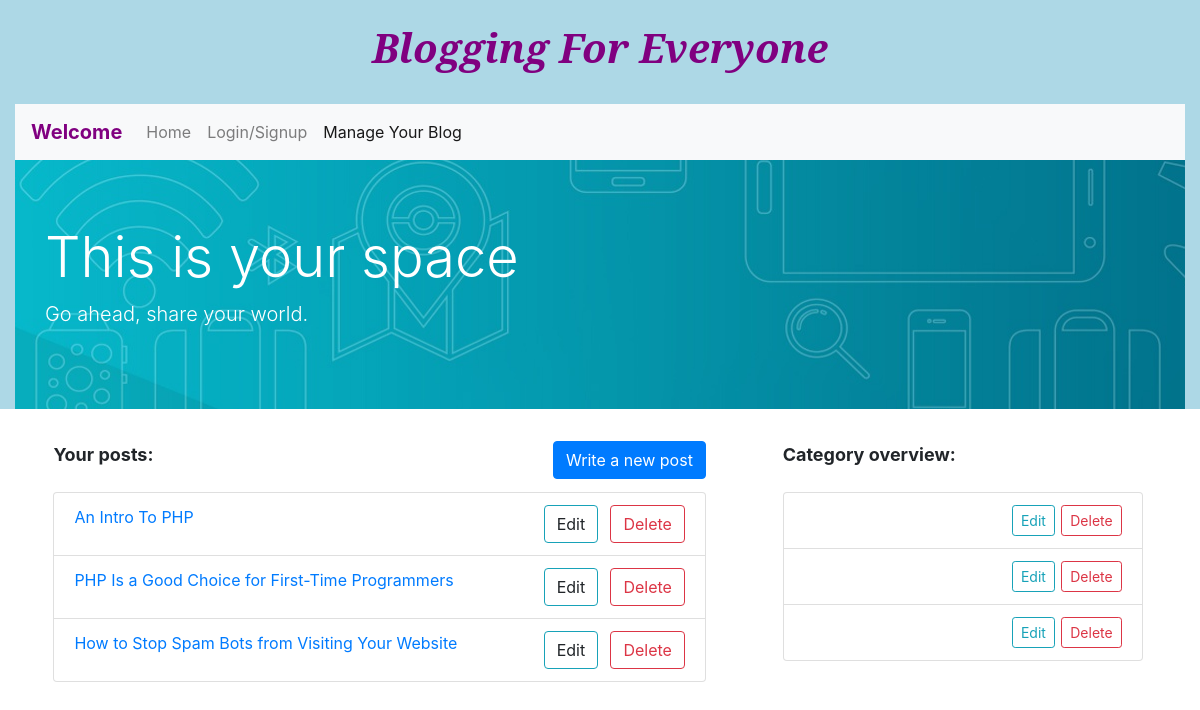
The app's page /RaniumTask2/manageblog.php with its own data.
### tables this page shows
CREATE TABLE `blog_posts` (
  `email` varchar(50) NOT NULL,
  `id` int(20) NOT NULL,
  `title` varchar(100) NOT NULL,
  `author` varchar(100) NOT NULL,
  `content` varchar(50000) NOT NULL,
  `intro` varchar(200) NOT NULL,
  `date` timestamp NOT NULL DEFAULT CURRENT_TIMESTAMP,
  `category` varchar(50) NOT NULL
);

### RaniumTask2/manageblog.php (the view, shortened to what this page needs)
<!DOCTYPE html>
<html>
<head>
  <link rel="stylesheet" href="css/bootstrap.css"  type="text/css"/>
</head>
<body>
  <div class="container-fluid">
    <br/>
    <h1 id="home" style="font-family: 'Noto Serif', serif; font-weight:bold; font-style:italic; "> Blogging For Everyone </h1> <br/>
    <nav class="navbar navbar-expand-lg navbar-light bg-light">
      <a class="navbar-brand" id="home">Welcome</a>
      <div class="collapse navbar-collapse" id="navbarNavAltMarkup">
        <div class="navbar-nav">
          <a class="nav-item nav-link" href="index.php">Home <span class="sr-only">(current)</span></a>
          <a class="nav-item nav-link" href="#">Login/Signup</a>
          <a class="nav-item nav-link active" href="manageblog.php">Manage Your Blog</a>
        </div>
      </div>
    </nav>
    <div class="jumbotron jumbotron-fluid" style="background-image: url('images/blog-header-1280.jpg');">
      <div class="container"  style="color:white;" >
        <h1 class="display-4">This is your space</h1>
        <p class="lead">Go ahead, share your world.</p>
      </div>
    </div>
    <div class="hero" style="background-color: white;">
      <div class="col-7" style='margin-left:2%; margin-right: 4%; float:left;'>
        <span style="font-weight:bold; font-size:18px;" > Your posts: </span>
        <span style="float:right;"><button type="button" class="btn btn-primary" >Write a new post</button></span><br/><br/>
        <ul class="list-group">
        <?php
          $conn = mysqli_connect("localhost", "root", "", "ranium");
          $q1 = "select * from blog_posts";
          $res1 = mysqli_query($conn, $q1);
          while ($row = mysqli_fetch_array($res1)) {
            echo "<li class='list-group-item'><a class='notextdecor' href='readpost.php?id=",$row["id"]," '>". $row["title"] ." </a> <a class='btn btn-outline-danger' href='' style='float:right;'>Delete</a> &emsp;&emsp;<a class='btn btn-outline-info' style='float:right; margin-right:2%;'>Edit</a> </li>";
          }
          ?>
        </ul>
      </div>
      <div class="col-4" style="float:left;">
        <span style="font-weight:bold; font-size:18px;" > Category overview: </span><br/><br/>
        <ul class="list-group">
        <?php
          $conn = mysqli_connect("localhost", "root", "", "ranium");
          $q1 = "select category from blog_posts where 1";
          $res1 = mysqli_query($conn, $q1);
          while ($row = mysqli_fetch_array($res1)) {
            echo "<li class='list-group-item'><a class='notextdecor' href='readpost.php?id=",$row["category"]," '>". $row["title"] ." </a> <button type='button' class='btn btn-outline-danger btn-sm' style='float:right;'>Delete</button> &emsp;&emsp;<button type='button' class='btn btn-outline-info btn-sm' style='float:right; margin-right:2%;'>Edit</button> </li>";
          }
          ?>
        </ul>
      </div>
    </div>

### RaniumTask2/manageblog.php (style rules this page uses)
.container-fluid { background-color: lightblue; }
#home { text-align:center; color: purple; font-weight: bold; }
.notextdecor { text-decoration: none; }

### records on screen
blog_posts: title "An Intro To PHP"
blog_posts: title "PHP Is a Good Choice for First-Time Programmers"
blog_posts: title "How to Stop Spam Bots from Visiting Your Website"
